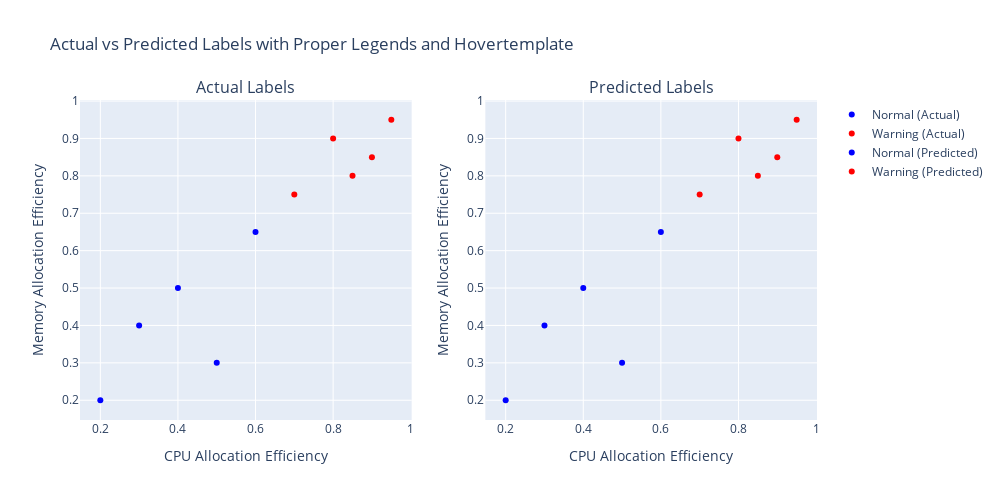

Here is the notebook cell this chart was saved with:
### Markdown cell above
## 5. Visualizing Predictions

Visualizations help us understand how well the model performs. In this section, we’ll:
1. Compare **actual vs. predicted labels**.
2. Use a **scatter plot** to visualize classification results.
3. Evaluate model performance using a **confusion matrix**.

### Scatter Plot: Actual vs. Predicted Labels
Each point represents an incident with its CPU and memory allocation efficiencies plotted. The color indicates whether it was classified as `Normal` or `Warning`.

### Code cell
from plotly.subplots import make_subplots
import plotly.graph_objects as go

# Add predictions to the dataset
df_simple["predicted_event"] = model.predict(X)

# Function to add scatter traces for a category (e.g., Normal, Warning)
def add_scatter_trace(fig, data, category, axis_col, label_type, color):
    filtered_data = (
        data[data["event_type"] == category]
        if label_type == "Actual"
        else data[data["predicted_event"] == category]
    )
    fig.add_trace(
        go.Scatter(
            x=filtered_data["cpu_allocation_efficiency"],
            y=filtered_data["memory_allocation_efficiency"],
            mode="markers",
            marker=dict(color=color),
            name=f"{category} ({label_type})",
            hovertemplate=(
                "CPU Efficiency: %{x}<br>"
                "Memory Efficiency: %{y}<br>"
                f"{label_type}: {category}"
            ),
        ),
        row=1,
        col=axis_col,
    )


# Create the subplot figure
fig = make_subplots(
    rows=1,
    cols=2,
    subplot_titles=("Actual Labels", "Predicted Labels"),
    horizontal_spacing=0.1,
)

# Add traces for Actual Labels
add_scatter_trace(
    fig, df_simple, "Normal", axis_col=1, label_type="Actual", color="blue"
)
add_scatter_trace(
    fig, df_simple, "Warning", axis_col=1, label_type="Actual", color="red"
)

# Add traces for Predicted Labels
add_scatter_trace(
    fig, df_simple, "Normal", axis_col=2, label_type="Predicted", color="blue"
)
add_scatter_trace(
    fig, df_simple, "Warning", axis_col=2, label_type="Predicted", color="red"
)

# Update X and Y axes for both plots
fig.update_xaxes(title_text="CPU Allocation Efficiency", row=1, col=1)
fig.update_yaxes(title_text="Memory Allocation Efficiency", row=1, col=1)
fig.update_xaxes(title_text="CPU Allocation Efficiency", row=1, col=2)
fig.update_yaxes(title_text="Memory Allocation Efficiency", row=1, col=2)

# Update layout
fig.update_layout(
    height=500,
    width=1000,
    title_text="Actual vs Predicted Labels with Proper Legends and Hovertemplate",
)

fig.show()

### Figure 1 — Plotly figure (JSON) as saved in the notebook; plotly's stock layout.template omitted (floating-point values rounded to 4 significant figures)
{"data": [{"hovertemplate": "CPU Efficiency: %{x}<br>Memory Efficiency: %{y}<br>Actual: Normal", "marker": {"color": "blue"}, "mode": "markers", "name": "Normal (Actual)", "type": "scatter", "x": [0.3, 0.5, 0.2, 0.6, 0.4], "xaxis": "x", "y": [0.4, 0.3, 0.2, 0.65, 0.5], "yaxis": "y"}, {"hovertemplate": "CPU Efficiency: %{x}<br>Memory Efficiency: %{y}<br>Actual: Warning", "marker": {"color": "red"}, "mode": "markers", "name": "Warning (Actual)", "type": "scatter", "x": [0.9, 0.7, 0.8, 0.95, 0.85], "xaxis": "x", "y": [0.85, 0.75, 0.9, 0.95, 0.8], "yaxis": "y"}, {"hovertemplate": "CPU Efficiency: %{x}<br>Memory Efficiency: %{y}<br>Predicted: Normal", "marker": {"color": "blue"}, "mode": "markers", "name": "Normal (Predicted)", "type": "scatter", "x": [0.3, 0.5, 0.2, 0.6, 0.4], "xaxis": "x2", "y": [0.4, 0.3, 0.2, 0.65, 0.5], "yaxis": "y2"}, {"hovertemplate": "CPU Efficiency: %{x}<br>Memory Efficiency: %{y}<br>Predicted: Warning", "marker": {"color": "red"}, "mode": "markers", "name": "Warning (Predicted)", "type": "scatter", "x": [0.9, 0.7, 0.8, 0.95, 0.85], "xaxis": "x2", "y": [0.85, 0.75, 0.9, 0.95, 0.8], "yaxis": "y2"}], "layout": {"annotations": [{"font": {"size": 16}, "showarrow": false, "text": "Actual Labels", "x": 0.225, "xanchor": "center", "xref": "paper", "y": 1, "yanchor": "bottom", "yref": "paper"}, {"font": {"size": 16}, "showarrow": false, "text": "Predicted Labels", "x": 0.775, "xanchor": "center", "xref": "paper", "y": 1, "yanchor": "bottom", "yref": "paper"}], "height": 500, "title": {"text": "Actual vs Predicted Labels with Proper Legends and Hovertemplate"}, "width": 1000, "xaxis": {"anchor": "y", "domain": [0, 0.45], "title": {"text": "CPU Allocation Efficiency"}}, "xaxis2": {"anchor": "y2", "domain": [0.55, 1], "title": {"text": "CPU Allocation Efficiency"}}, "yaxis": {"anchor": "x", "domain": [0, 1], "title": {"text": "Memory Allocation Efficiency"}}, "yaxis2": {"anchor": "x2", "domain": [0, 1], "title": {"text": "Memory Allocation Efficiency"}}}}
